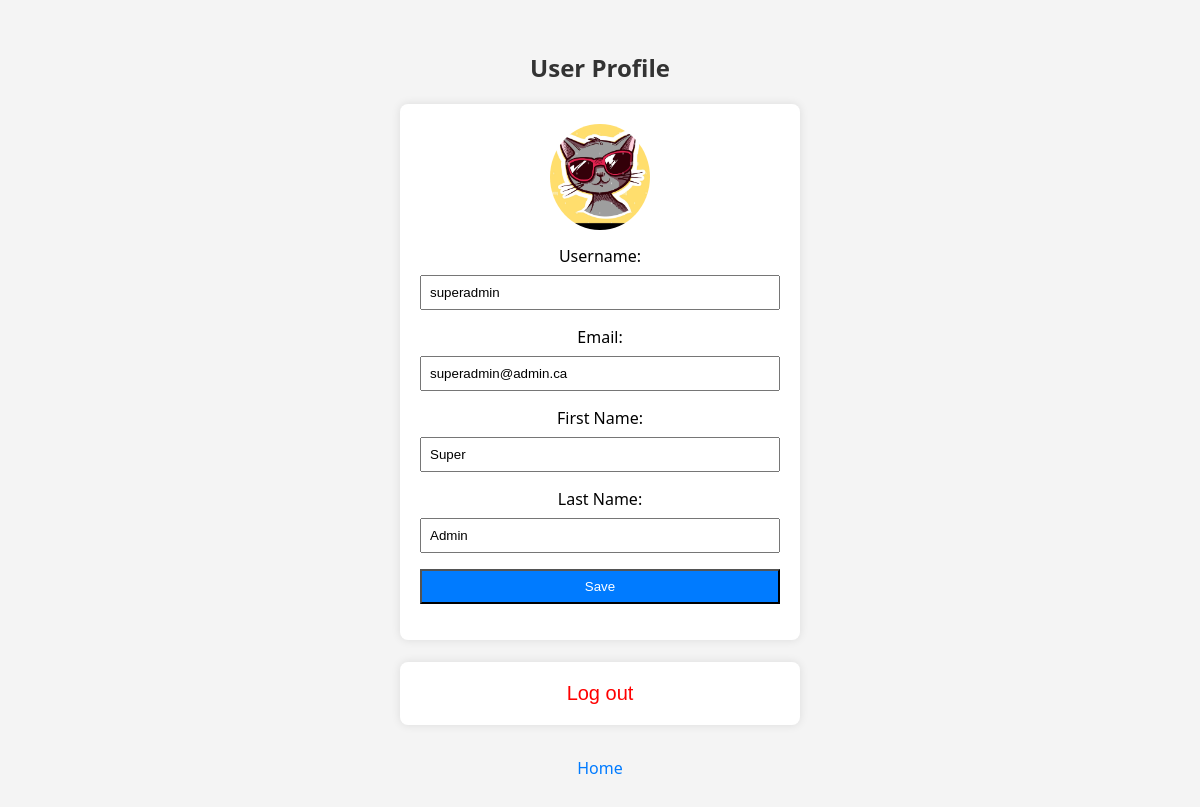
Screenshot of /view/auth/profile.php (signed in) with the database file from the repository.
### tables this page shows
CREATE TABLE IF NOT EXISTS `user` (
  `id` bigint(20) NOT NULL AUTO_INCREMENT,
  `user_name` varchar(50) NOT NULL,
  `email` varchar(50) NOT NULL,
  `pwd` varchar(255) NOT NULL,
  `fname` varchar(50) NOT NULL,
  `lname` varchar(50) NOT NULL,
  `role_id` bigint(20) NOT NULL,
  PRIMARY KEY (`id`),
  UNIQUE KEY `user_name` (`user_name`),
  KEY `role_id` (`role_id`),
  FOREIGN KEY (`role_id`) REFERENCES `role` (`id`) ON DELETE CASCADE ON UPDATE CASCADE
);

### view/auth/profile.php (the view, shortened to what this page needs)
<?php
$user_id = $_SESSION['user_id'];
$db = connexionDB::getConnection();
$stmt = $db->prepare("SELECT * FROM `user` WHERE `id` = :user_id");
$stmt->execute(['user_id' => $user_id]);
$user = $stmt->fetch(PDO::FETCH_ASSOC);
?>
<!DOCTYPE html>
<html lang="en">
<head>
    <link rel="stylesheet" href="../../public/css/cursor.css">
</head>
<body>
    <h2>User Profile</h2>
    <form action="../../index.php" method="post" enctype="multipart/form-data">
        <img src="../../public/images/avatar.jpg" alt="Default Profile Picture" width="100">
        <br>
        <label for="user_name">Username:</label>
        <input type="text" name="user_name" value="<?php echo $user['user_name']; ?>" readonly>
        <br>
        <label for="email">Email:</label>
        <input type="email" name="email" value="<?php echo $user['email']; ?>" readonly>
        <br>
        <label for="fname">First Name:</label>
        <input type="text" name="fname" value="<?php echo $user['fname']; ?>">
        <br>
        <label for="lname">Last Name:</label>
        <input type="text" name="lname" value="<?php echo $user['lname']; ?>">
        <br>
        <input type="submit" value="Save">
    </form>
    <br>
    <form action="../../index.php" method="post">
        <button type="submit">Log out</button>
    </form>
    <br>
    <a href="../../index.php">Home</a>
</body>
</html>

### public/css/cursor.css (style rules this page uses)
body, input, button, label, a { cursor: url(../images/cursor.png), auto; }

### view/auth/profile.php (style rules this page uses)
body { font-family: 'Segoe UI', Tahoma, Geneva, Verdana, sans-serif; background-color: #f4f4f4; margin: 0; padding: 0; display: flex; flex-direction: column; align-items: center; justify-content: center; height: 100vh; }
h2 { color: #333; text-align: center; padding-top: 40px; margin-bottom: 20px; }
form { background-color: #fff; padding: 20px; border-radius: 8px; box-shadow: 0 0 10px rgba(0, 0, 0, 0.1); box-sizing: border-box; max-width: 400px; width: 100%; text-align: center; }
label { display: block; margin-bottom: 8px; }
input { width: 100%; padding: 8px; margin-bottom: 16px; box-sizing: border-box; }
input[type="submit"] { background-color: #007BFF; color: #fff; cursor: pointer; }
a { display: block; text-align: center; margin-top: 10px; color: #007BFF; text-decoration: none; }
a:last-child { padding-bottom: 30px; }
img { border-radius: 50%; margin-bottom: 10px; }
button { background: none!important; border: none; font-size: 20px; padding: 0!important; font-family: arial, sans-serif; color: red; cursor: pointer; }

### rows the page displays
user: user_name "superadmin", email "superadmin@admin.ca", fname "Super", lname "Admin"
